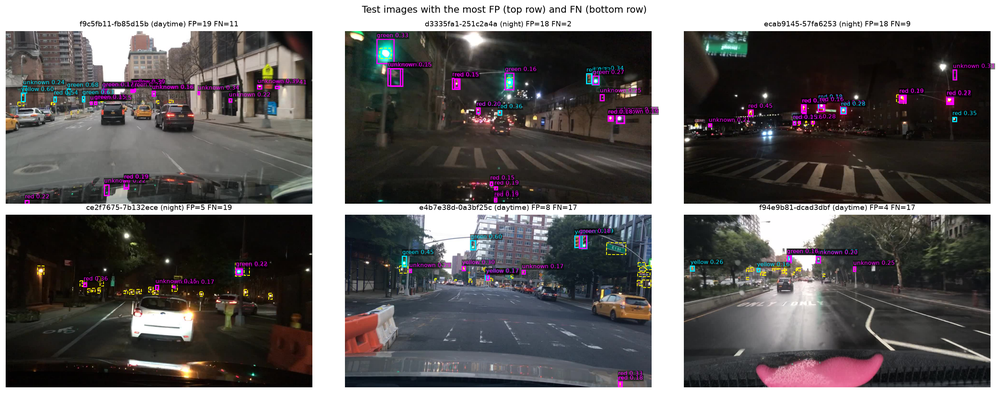
#> input picture labB/assets/B14_errors_worst_images.png, 1000 x 393 px, shrunk from 2638 x 1036 before the run
$ python -i edge_proposals.py   (imports and definitions only)
#> lines starting #> are read from the running program, lines starting #| are printed output that depends on the picture; after the words box and inside, x2 and y2 are one past the last pixel; in counts of white or black regions, pixels touching at a corner belong together
import math

import cv2
import numpy as np


def generate_edge_proposals(rgb, low_threshold=50, high_threshold=150, min_box_area=16, max_area_fraction=0.25, max_aspect_ratio=10):
#> called with low_threshold = 50, high_threshold = 150, min_box_area = 16, max_area_fraction = 0.25, max_aspect_ratio = 10
    if rgb.dtype != np.uint8 or rgb.ndim != 3 or rgb.shape[2] != 3:
        raise ValueError("Expected an RGB uint8 image")
    if not 0 <= low_threshold < high_threshold <= 255:
        raise ValueError("Canny thresholds must satisfy 0 <= low < high <= 255")
    if min_box_area < 1 or not math.isfinite(max_area_fraction) or not 0 < max_area_fraction <= 1:
        raise ValueError("Invalid box area limits")
    if not math.isfinite(max_aspect_ratio) or max_aspect_ratio < 1:
        raise ValueError("Maximum aspect ratio must be finite and at least 1")
    gray = cv2.cvtColor(rgb, cv2.COLOR_RGB2GRAY)
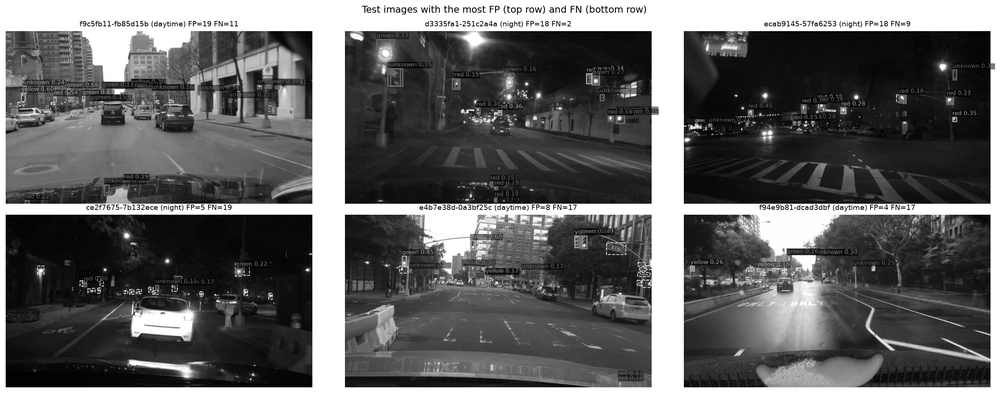
#> gray: shape (393, 1000); min 0, max 255, mean 98.2
    blurred = cv2.GaussianBlur(gray, (3, 3), 0)
    edges = cv2.Canny(blurred, low_threshold, high_threshold, L2gradient=True)
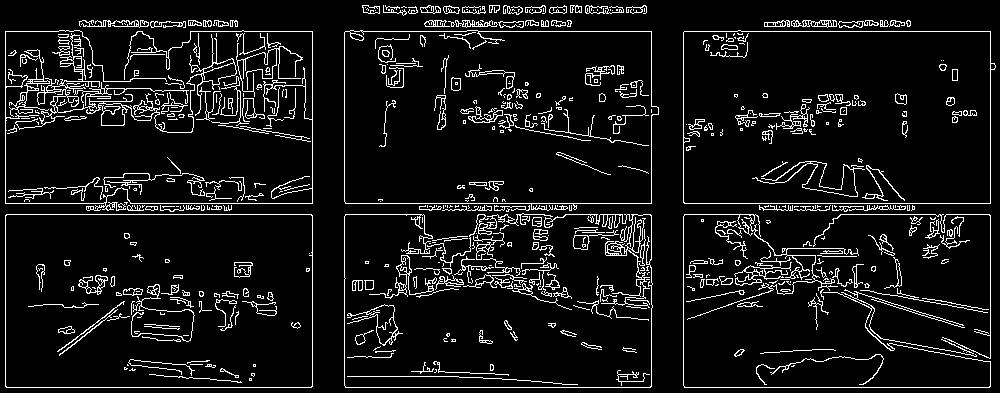
#> edges: shape (393, 1000); 8.2% white in thin lines or dots
    closed = cv2.morphologyEx(edges, cv2.MORPH_CLOSE, np.ones((3, 3), dtype=np.uint8))
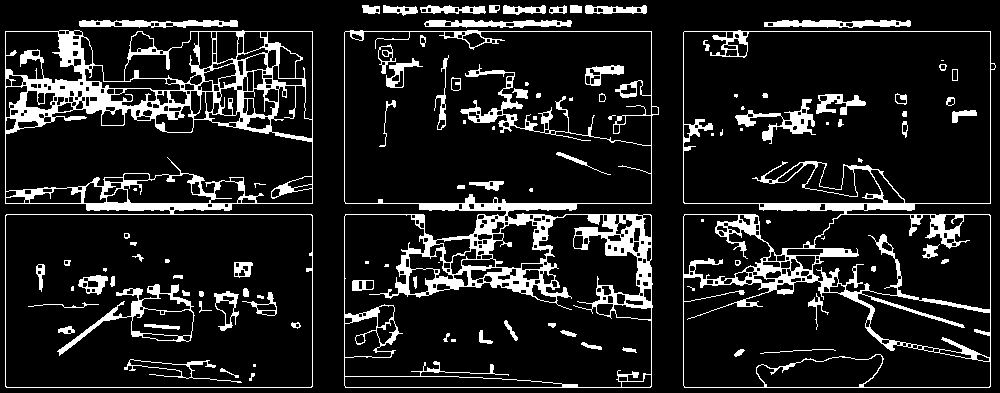
#> closed: shape (393, 1000); 12.8% white; 108 white regions (29 under 20 px), largest, box (x1, y1, x2, y2) and area: (344, 30, 659, 388) 13739, (5, 30, 313, 388) 13143, (683, 30, 996, 388) 10573
    max_box_area = rgb.shape[0] * rgb.shape[1] * max_area_fraction
#> max_box_area = 98250
    proposals = {}
    for name, mask in (("canny_raw", edges), ("canny_closed", closed)):
        contours, _ = cv2.findContours(mask, cv2.RETR_LIST, cv2.CHAIN_APPROX_SIMPLE)
        for contour in contours:
            x, y, width, height = cv2.boundingRect(contour)
            if min(width, height) < 2 or not min_box_area <= width * height <= max_box_area:
                continue
            if max(width / height, height / width) > max_aspect_ratio:
                continue
            if cv2.contourArea(contour) < 4:
                continue
            box = (int(x), int(y), int(x + width), int(y + height))
            if box not in proposals:
                proposals[box] = {"box": list(box), "sources": []}
            if name not in proposals[box]["sources"]:
                proposals[box]["sources"].append(name)
#> this loop made 2 passes
#> name on passes 1 to 2: 'canny_raw', 'canny_closed'
#> after the loop, proposals = 1062 items
    return list(proposals.values())

>>> import cv2
>>> picture = cv2.cvtColor(cv2.imread('../../labB/assets/B14_errors_worst_images.png'), cv2.COLOR_BGR2RGB)
>>> result = generate_edge_proposals(picture)
#> result = 1062 items
